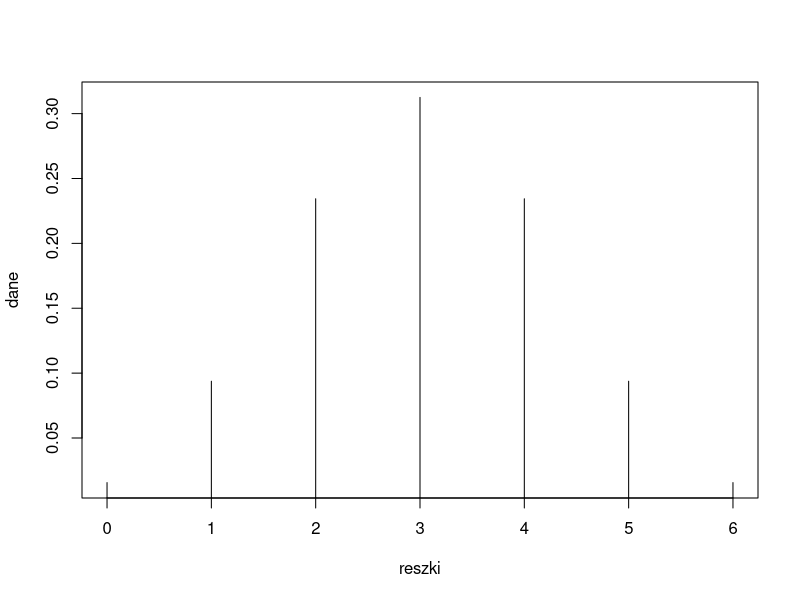

The R script that drew this image:
n <- 6
p <- 0.5

# i)
dbinom(5, n, p)
# ii)
1 - pbinom(3 - 1, n, p)
# iii)
pbinom(4, n, p) - pbinom(2 - 1, n, p)
# iv)
reszki <- 0:6
dane <- dbinom(reszki, n, p)
plot(reszki, dane, type="h")
